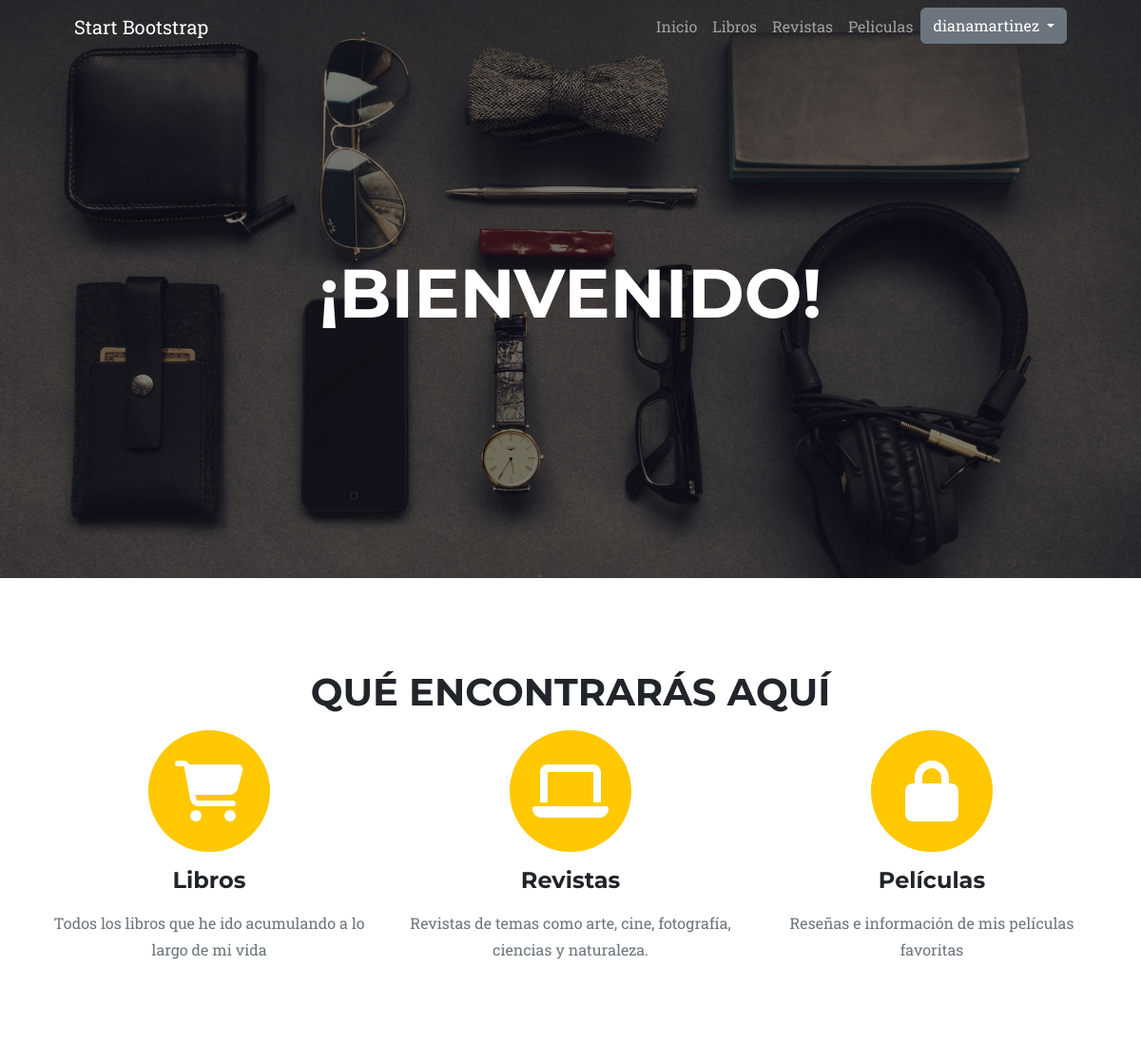
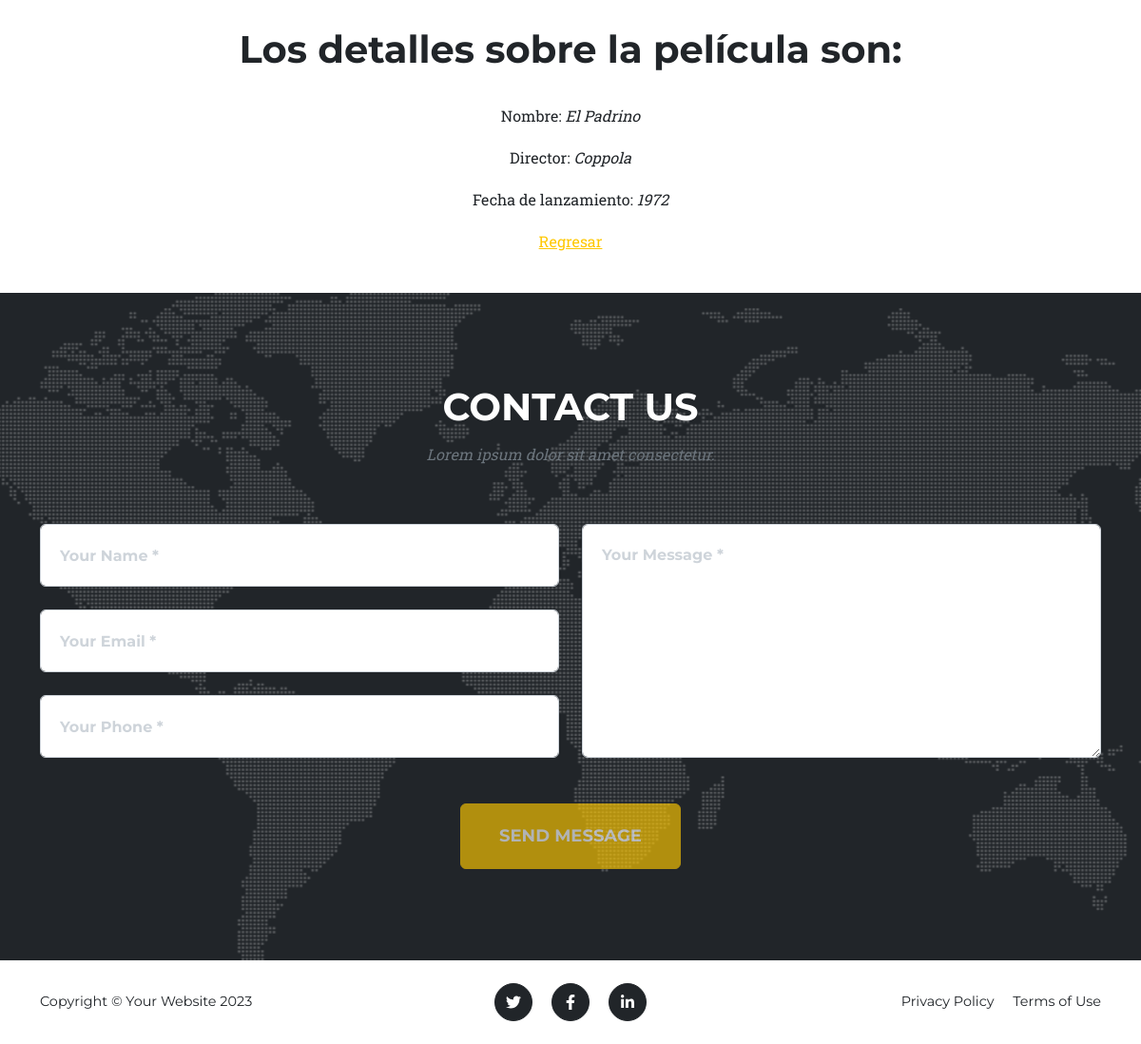
/AppBiblioteca/clases/peliculasDetail/El Padrino/ (signed in), run on the app's committed database (2 pictures, top to bottom).
### AppBiblioteca/models.py (models this page shows, shortened)
class Pelicula(models.Model):
    nombre = models.CharField(max_length=40)
    director = models.CharField(max_length=20)
    año = models.PositiveBigIntegerField()

### AppBiblioteca/views.py (the view)
# urls.py: path('clases/peliculasDetail/<str:nombre>/', views.PeliculaDetailView.as_view(), name='peliculasDetail'),
class PeliculaDetailView(LoginRequiredMixin, DetailView):
    model = Pelicula
    context_object_name = "peliculas"
    template_name = "app_biblioteca/peliculasDetail.html"
    def get_object(self):
        return get_object_or_404(Pelicula, nombre=self.kwargs['nombre'])

### AppBiblioteca/templates/app_biblioteca/peliculasDetail.html (shortened to what this page needs)
{% extends 'app_biblioteca/padre.html' %}
{% load static %}
{% block main %}
<div align="center">
    <h1>Los detalles sobre la película son:</h1>
    <br>
    <p>Nombre: <i>{{ object.nombre }}</i></p>
    <p>Director: <i>{{ object.director }}</i></p>
    <p>Fecha de lanzamiento: <i>{{ object.año }}</i></p>
    <p>
        <a href="{% url 'peliculasList' %}">Regresar</a>
    </p>
    <br>
</div>
{% endblock main %}

### AppBiblioteca/templates/app_biblioteca/padre.html (shortened to what this page needs)
{% load static%}
<!DOCTYPE html>
<html lang="en">
    <head>
        <link href="{% static 'app_biblioteca/css/styles.css'%}" rel="stylesheet" />
    </head>
    <body id="page-top">
        <nav class="navbar navbar-expand-lg navbar-dark navbar-custom fixed-top">
            <div class="container px-5">
                <a class="navbar-brand" href="#page-top">Start Bootstrap</a>
                <div class="collapse navbar-collapse" id="navbarResponsive">
                    <ul class="navbar-nav ms-auto">
                        <li class="nav-item"><a class="nav-link" href="{% url 'inicio' %}">Inicio</a></li>
                        <li class="nav-item"><a class="nav-link" href="{% url 'libros' %}">Libros</a></li>
                        <li class="nav-item"><a class="nav-link" href="{% url 'revistas' %}">Revistas</a></li>
                        <li class="nav-item"><a class="nav-link" href="{% url 'peliculas' %}">Peliculas</a></li>
                        {% if request.user.is_authenticated %}
                            <div class="dropdown">
                                <button class="btn btn-secondary dropdown-toggle" type="button" id="dropdownMenuButton1" data-bs-toggle="dropdown" aria-expanded="false">
                                    {{ request.user.username }}
                                </button>
                            </div>
                        {% endif %}
                    </ul>
                </div>
            </div>
        </nav>
        <header class="masthead">
            <div class="container">
                <div class="masthead-heading text-uppercase">¡Bienvenido!</div>
            </div>
        </header>
        {% block contenidoQueCambia%}
        <section class="page-section" id="services">
            <div class="container">
                <div class="text-center">
                    <h2 class="section-heading text-uppercase">Qué encontrarás aquí</h2>
                </div>
                <div class="row text-center">
                    <div class="col-md-4">
                        <span class="fa-stack fa-4x">
                            <i class="fas fa-circle fa-stack-2x text-primary"></i>
                            <i class="fas fa-shopping-cart fa-stack-1x fa-inverse"></i>
                        </span>
                        <h4 class="my-3">Libros</h4>
                        <p class="text-muted">Todos los libros que he ido acumulando a lo largo de mi vida</p>
                    </div>
                    <div class="col-md-4">
                        <span class="fa-stack fa-4x">
                            <i class="fas fa-circle fa-stack-2x text-primary"></i>
                            <i class="fas fa-laptop fa-stack-1x fa-inverse"></i>
                        </span>
                        <h4 class="my-3">Revistas</h4>
                        <p class="text-muted">Revistas de temas como arte, cine, fotografía, ciencias y naturaleza.</p>
                    </div>
                    <div class="col-md-4">
                        <span class="fa-stack fa-4x">
                            <i class="fas fa-circle fa-stack-2x text-primary"></i>
                            <i class="fas fa-lock fa-stack-1x fa-inverse"></i>
                        </span>
                        <h4 class="my-3">Películas</h4>
                        <p class="text-muted">Reseñas e información de mis películas favoritas</p>
                    </div>
                </div>
            </div>
        </section>
        {% block main %}
        {% endblock main %}
        <section class="page-section" id="contact">
            <div class="container">
                <div class="text-center">
                    <h2 class="section-heading text-uppercase">Contact Us</h2>
                    <h3 class="section-subheading text-muted">Lorem ipsum dolor sit amet consectetur.</h3>
                </div>
                <form id="contactForm" data-sb-form-api-token="API_TOKEN">
                    <div class="row align-items-stretch mb-5">
                        <div class="col-md-6">
                            <div class="form-group">
                                <input class="form-control" id="name" type="text" placeholder="Your Name *" data-sb-validations="required" />
                            </div>
                            <div class="form-group">
                                <input class="form-control" id="email" type="email" placeholder="Your Email *" data-sb-validations="required,email" />
                            </div>
                            <div class="form-group mb-md-0">
                                <input class="form-control" id="phone" type="tel" placeholder="Your Phone *" data-sb-validations="required" />
                            </div>
                        </div>
                        <div class="col-md-6">
                            <div class="form-group form-group-textarea mb-md-0">
                                <textarea class="form-control" id="message" placeholder="Your Message *" data-sb-validations="required"></textarea>
                            </div>
                        </div>
                    </div>
                    <div class="text-center"><button class="btn btn-primary btn-xl text-uppercase disabled" id="submitButton" type="submit">Send Message</button></div>
                </form>
            </div>
        </section>
        {% endblock %}
        <footer class="footer py-4">
            <div class="container">
                <div class="row align-items-center">
                    <div class="col-lg-4 text-lg-start">Copyright &copy; Your Website 2023</div>
                    <div class="col-lg-4 my-3 my-lg-0">
                        <a class="btn btn-dark btn-social mx-2" href="#!" aria-label="Twitter"><i class="fab fa-twitter"></i></a>
                        <a class="btn btn-dark btn-social mx-2" href="#!" aria-label="Facebook"><i class="fab fa-facebook-f"></i></a>
                        <a class="btn btn-dark btn-social mx-2" href="#!" aria-label="LinkedIn"><i class="fab fa-linkedin-in"></i></a>
                    </div>
                    <div class="col-lg-4 text-lg-end">
                        <a class="link-dark text-decoration-none me-3" href="#!">Privacy Policy</a>
                        <a class="link-dark text-decoration-none" href="#!">Terms of Use</a>
                    </div>
                </div>
            </div>
        </footer>
    </body>
</html>

### data on the page
Pelicula: nombre "El Padrino", director "Coppola", año "1972"

### other printed values
{{ request.user.username }} "dianamartinez"
